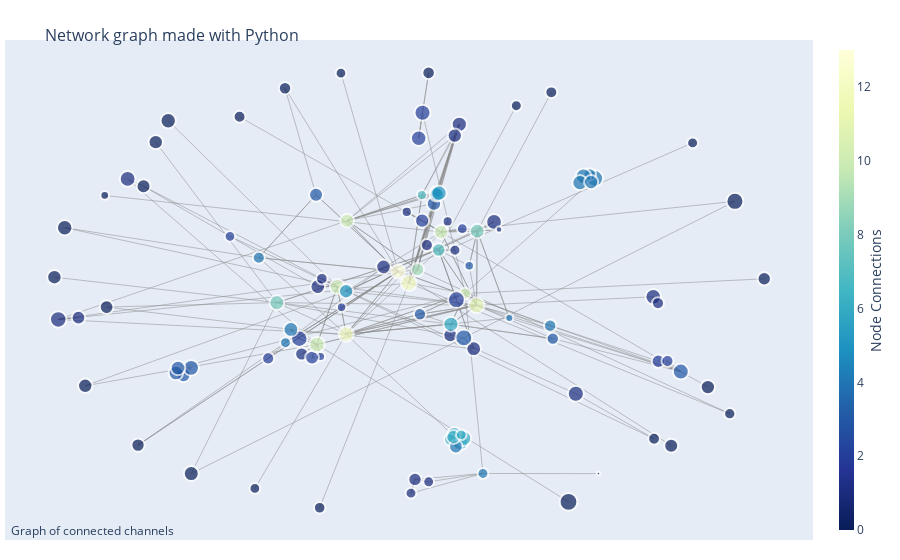

Notebook source saved alongside this figure:
### Code cell
network_graphs.plotly_network_graph(G)

### Figure 1 — Plotly figure (JSON) as saved in the notebook; plotly's stock layout.template omitted (floating-point values rounded to 4 significant figures; data arrays with more than 128 entries replaced by an {"elided": "..."} marker saying what was removed)
{"data": [{"hoverinfo": "none", "line": {"color": "#888", "width": 0.5}, "mode": "lines", "type": "scatter", "x": {"elided": "987 float values"}, "y": {"elided": "987 float values"}}, {"hoverinfo": "text", "marker": {"color": [0, 0, 2, 2, 4, 0, 1, 3, 2, 7, 8, 3, 1, 10, 1, 0, 6, 6, 1, 0, 3, 2, 1, 0, 1, 2, 0, 3, 0, 7, 5, 3, 6, 9, 10, 1, 5, 3, 3, 1, 8, 1, 1, 5, 4, 0, 0, 3, 1, 4, 0, 1, 4, 4, 1, 1, 3, 2, 0, 0, 1, 10, 0, 2, 2, 0, 3, 1, 12, 4, 0, 4, 4, 1, 1, 13, 1, 6, 2, 0, 2, 0, 0, 6, 3, 4, 12, 10, 1, 4, 4, 0, 0, 0, 10, 2, 0, 6, 4, 2, 0, 1, 5, 1, 11, 6, 2, 0, 0, 0, 1], "colorbar": {"thickness": 15, "title": {"side": "right", "text": "Node Connections"}, "xanchor": "left"}, "colorscale": [[0, "rgb(255,255,217)"], [0.125, "rgb(237,248,177)"], [0.25, "rgb(199,233,180)"], [0.375, "rgb(127,205,187)"], [0.5, "rgb(65,182,196)"], [0.625, "rgb(29,145,192)"], [0.75, "rgb(34,94,168)"], [0.875, "rgb(37,52,148)"], [1, "rgb(8,29,88)"]], "line": {"width": 2}, "reversescale": true, "showscale": true, "size": [13.92, 17.78, 9.118, 13.3, 10.86, 15.41, 10.89, 14.26, 16.34, 9.971, 14.63, 9.473, 16.14, 14.71, 13.96, 10.98, 16.26, 15.07, 15.16, 11.85, 12.43, 16.04, 15.67, 10.98, 12.08, 10.68, 15.4, 14.59, 14.03, 13.38, 12.89, 15.7, 13.75, 13.09, 11.61, 15.76, 14.27, 14.01, 14.33, 14.81, 14.81, 14.54, 13.62, 14.15, 16.62, 14.41, 10.69, 16.01, 11.03, 12.45, 14.38, 15.64, 15.41, 12.21, 10.15, 16.45, 14.58, 14.09, 11.93, 14.39, 13.16, 13.94, 10.81, 15.43, 10.78, 13.39, 12.32, 14.6, 15.22, 10.88, 13.36, 14.75, 12.37, 6.522, 12.04, 14.33, 11.58, 12.08, 13.77, 15.01, 16.83, 17.04, 3.584, 15.0, 16.88, 13.51, 16.06, 13.85, 13.35, 8.013, 15.18, 11.31, 12.56, 11.59, 15.59, 12.15, 14.38, 14.04, 14.15, 9.426, 11.94, 10.9, 15.34, 10.08, 15.9, 10.63, 11.98, 13.77, 8.661, 12.48, 14.31]}, "mode": "markers", "text": ["The Bucket List Family has 0 connections and 1110000 subscribers", "Dude Perfect has 0 connections and 52600000 subscribers", "Visual Escape has 2 connections and 9120 subscribers", "RocketJump Film School has 2 connections and 599000 subscribers", "Film Riot Extras has 4 connections and 52000 subscribers", "Peter McKinnon has 0 connections and 4930000 subscribers", "Coffee or Die has 1 connections and 53500 subscribers", "H3 Podcast Highlights has 3 connections and 1560000 subscribers", "Lindsey Stirling has 2 connections and 12500000 subscribers", "Rooster Teeth Trailers has 7 connections and 21400 subscribers", "Nukazooka has 8 connections and 2250000 subscribers", "Atomic Punch has 3 connections and 13000 subscribers", "Tanner Fox has 1 connections and 10200000 subscribers", "Shonduras has 10 connections and 2440000 subscribers", "BrandonJLa has 1 connections and 1150000 subscribers", "RampantMedia has 0 connections and 58500 subscribers", "Linus Tech Tips has 6 connections and 11500000 subscribers", "Techquickie has 6 connections and 3520000 subscribers", "LetsPlay has 1 connections and 3850000 subscribers", "Spacestation Gaming has 0 connections and 140000 subscribers", "Cerberusarms has 3 connections and 250000 subscribers", "PowerfulJRE has 2 connections and 9240000 subscribers", "TomSka has 1 connections and 6420000 subscribers", "mike diva 2 has 0 connections and 58400 subscribers", "Adi Shankar's BOOTLEG UNIVERSE has 1 connections and 176000 subscribers", "Dorothy Gee has 2 connections and 43300 subscribers", "Shot of The Yeagers has 0 connections and 4880000 subscribers", "Ethan and Hila has 3 connections and 2160000 subscribers", "The Modern Rogue has 0 connections and 1240000 subscribers", "Mike Diva has 7 connections and 650000 subscribers", "LetsPlay Community has 5 connections and 395000 subscribers", "h3h3Productions has 3 connections and 6570000 subscribers", "ShortCircuit has 6 connections and 936000 subscribers", "GameFails has 9 connections and 483000 subscribers", "Corridor Cast has 10 connections and 110000 subscribers", "What's Inside? has 1 connections and 6960000 subscribers", "Mr.TVCow has 5 connections and 1570000 subscribers", "Indy Mogul has 3 connections and 1210000 subscribers", "Funhaus has 3 connections and 1680000 subscribers", "Joe Penna / MysteryGuitarMan has 1 connections and 2700000 subscribers", "Anna Akana has 8 connections and 2700000 subscribers", "Variant Comics has 1 connections and 2070000 subscribers", "The Slow Mo Guys 2 has 1 connections and 820000 subscribers", "Inside Gaming has 5 connections and 1400000 subscribers", "Good Mythical Morning has 4 connections and 16500000 subscribers", "communitychannel has 0 connections and 1820000 subscribers", "Daniel James has 0 connections and 43700 subscribers", "RocketJump has 3 connections and 8990000 subscribers", "Megasteakman has 1 connections and 61600 subscribers", "Ear Biscuits has 4 connections and 255000 subscribers", "ScottDW has 0 connections and 1750000 subscribers", "RackaRacka has 1 connections and 6230000 subscribers", "Rhett & Link has 4 connections and 4930000 subscribers", "Aputure has 4 connections and 200000 subscribers", "Andrew Gerlicher Music has 1 connections and 25500 subscribers", "The Slow Mo Guys has 1 connections and 13900000 subscribers", "H3 Podcast has 3 connections and 2150000 subscribers", "FinalCutKing has 2 connections and 1310000 subscribers", "ColinandConnor has 0 connections and 152000 subscribers", "Hulu has 0 connections and 1770000 subscribers", "Jacob + Katie Schwarz has 1 connections and 520000 subscribers", "SoKrispyMedia has 10 connections and 1130000 subscribers", "The Film Look has 0 connections and 49400 subscribers", "JRE Clips has 2 connections and 5020000 subscribers", "Fury Fingers - GOONS INC - Out Now! has 2 connections and 48100 subscribers", "Bill Burr has 0 connections and 656000 subscribers", "Guillotine Channel has 3 connections and 224000 subscribers", "A for Adley - Learning & Fun has 1 connections and 2190000 subscribers", "Corridor Crew has 12 connections and 4090000 subscribers", "Drinkin' Bros Podcast has 4 connections and 53300 subscribers", "Video Copilot has 0 connections and 633000 subscribers", "Peter Hollens has 4 connections and 2540000 subscribers", "FXhome has 4 connections and 236000 subscribers", "Lane Carter has 1 connections and 679 subscribers", "Left On Red has 1 connections and 170000 subscribers", "Film Riot has 13 connections and 1670000 subscribers", "Spacestation Stuff has 1 connections and 107000 subscribers", "LMG Clips has 6 connections and 176000 subscribers", "TEAMSUPERTRAMP has 2 connections and 959000 subscribers", "Wong Fu Productions has 0 connections and 3290000 subscribers", "JennaMarbles has 2 connections and 20300000 subscribers", "Smosh has 0 connections and 25100000 subscribers", "Lemacks Media has 0 connections and 35 subscribers", "Node has 6 connections and 3260000 subscribers", "nigahiga has 3 connections and 21500000 subscribers", "Channel Super Fun has 4 connections and 739000 subscribers", "Rooster Teeth has 12 connections and 9470000 subscribers", "Rooster Teeth Animation has 10 connections and 1040000 subscribers", "Black Rifle Coffee Company has 1 connections and 626000 subscribers", "johnyboz has 4 connections and 3020 subscribers", "Good Mythical MORE has 4 connections and 3920000 subscribers", "Game Kids has 0 connections and 81500 subscribers", "Joe Rogan has 0 connections and 285000 subscribers", "Game Attack has 0 connections and 108000 subscribers", "devinsupertramp has 10 connections and 5920000 subscribers", "Red Giant has 2 connections and 189000 subscribers", "Tessa Violet has 0 connections and 1760000 subscribers", "TechLinked has 6 connections and 1250000 subscribers", "Mythical Kitchen has 4 connections and 1400000 subscribers", "VFX Productions has 2 connections and 12400 subscribers", "Pyrobot has 0 connections and 154000 subscribers", "Free Range American Podcast has 1 connections and 54100 subscribers", "DEATH BATTLE! has 5 connections and 4610000 subscribers", "SamWickert has 1 connections and 23900 subscribers", "Corridor has 11 connections and 8060000 subscribers", "Carpool Critics has 6 connections and 41200 subscribers", "RocketJump 2 has 2 connections and 159000 subscribers", "WATSKY! has 0 connections and 957000 subscribers", "Justin Robinson has 0 connections and 5770 subscribers", "Cinematography Database has 0 connections and 264000 subscribers", "Achievement Hunter has 1 connections and 1640000 subscribers"], "type": "scatter", "x": [-0.7344, 0.453, -0.2398, 0.704, -0.3379, -0.9548, 0.01285, -0.623, -0.2991, 0.04334, 0.198, 0.1756, 0.4736, -0.1932, 0.1228, 0.7999, 0.1502, 0.1602, 0.148, 0.6922, 0.4092, 0.04509, 0.245, 0.3072, 0.05741, -0.4929, -0.6655, -0.644, 0.7401, 0.09042, 0.0824, -0.6014, 0.1343, 0.03138, 0.1639, -0.7788, -0.1683, -0.2524, 0.07714, 0.1881, -0.3619, -0.06392, -0.9163, 0.08507, 0.5265, -0.9835, -0.1828, 0.7669, 0.1358, 0.5125, -0.8973, 0.6899, 0.4949, -0.4124, 0.001033, -0.9728, -0.6382, 0.04395, -0.4661, 0.8426, -0.2925, 0.09682, -0.4234, 0.03438, 0.1563, 1, 0.03791, -0.2477, -0.1683, 0.214, -0.7498, -0.3227, 0.4019, 0.259, 0.7032, -0.02271, -0.2362, 0.1223, -0.2637, -0.6011, 0.1399, 0.9181, 0.5369, 0.1245, 0.1604, 0.1383, 0.006729, -0.1656, 0.02408, 0.2877, 0.4849, 0.9036, 0.06211, -0.2422, -0.2496, -0.3862, -0.7003, 0.1316, 0.5164, -0.181, 0.4051, 0.06237, 0.09112, 0.1154, 0.1961, 0.1535, 0.7297, -0.8377, -0.8429, -0.3391, 0.1353], "y": [0.4782, -0.929, -0.281, -0.3019, -0.2189, 0.2934, -0.8899, -0.3636, -0.2015, 0.4388, 0.278, 0.1234, -0.4468, 0.03043, -0.1859, 0.6715, -0.663, -0.6456, 0.7546, -0.6476, -0.201, 0.8061, 0.3192, 0.8374, 0.2158, 0.2548, 0.77, -0.354, -0.6784, 0.194, 0.4494, -0.3314, -0.6252, 0.1069, 0.0002215, 0.5107, 0.01009, 0.44, 0.4006, -0.2459, -0.04061, 0.1188, -0.1076, 0.4412, 0.5131, 0.07273, 0.9822, -0.3481, 0.1934, 0.5306, -0.4114, -0.01459, 0.5228, 0.1595, 0.3638, -0.1157, -0.3318, 0.3249, 0.7876, -0.4172, -0.2697, 0.2743, -0.8689, 0.6923, 0.2888, 0.06559, -0.0918, 0.03074, -0.181, -0.8022, -0.6759, -0.1601, -0.1432, 0.2855, -0.04299, 0.09857, 0.06615, -0.6513, -0.2856, -0.8026, -0.02765, 0.4109, -0.8029, -0.1367, -0.1976, -0.6826, 0.04683, 0.3246, -0.8286, -0.1094, 0.4941, -0.5357, 0.9837, -0.9551, -0.227, -0.2893, 0.6748, -0.6394, 0.4966, -0.06152, 0.8967, -0.8393, 0.4475, 0.3215, -0.05251, -0.6294, -0.301, -0.06042, 0.4371, 0.915, 0.7039]}], "layout": {"annotations": [{"showarrow": false, "text": "Graph of connected channels", "x": 0.005, "xref": "paper", "y": -0.002, "yref": "paper"}], "autosize": true, "hovermode": "closest", "margin": {"b": 20, "l": 5, "r": 5, "t": 40}, "showlegend": false, "title": {"font": {"size": 16}, "text": "<br>Network graph made with Python"}, "xaxis": {"autorange": true, "range": [-1.121, 1.135], "showgrid": false, "showticklabels": false, "type": "linear", "zeroline": false}, "yaxis": {"autorange": true, "range": [-1.109, 1.142], "showgrid": false, "showticklabels": false, "type": "linear", "zeroline": false}}}
